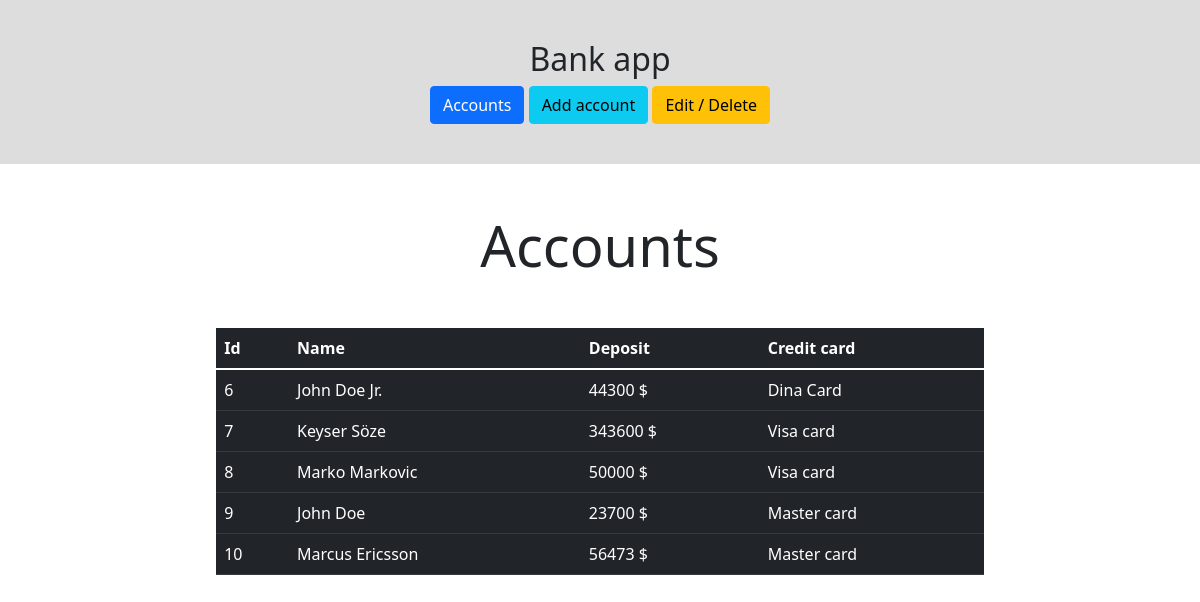
The page / on the database its author committed.
### tables this page shows
CREATE TABLE IF NOT EXISTS `accounts` (
  `id` int NOT NULL AUTO_INCREMENT,
  `name` varchar(255) NOT NULL,
  `deposit` text NOT NULL,
  `credit_card` varchar(255) NOT NULL,
  PRIMARY KEY (`id`)
);

### functions.php (called while the page is built, shortened)
<?php
function db(){
    $con = mysqli_connect(HOST, USER, PASSWORD, DB_NAME) or die ('Error');
    return $con;
}
function accounts_view(){
    $sql = "SELECT id,name,deposit,credit_card FROM accounts ORDER BY id ASC ";
    $query = mysqli_query(db(), $sql);
    $result = mysqli_fetch_all($query, MYSQLI_ASSOC);
    return $result;
}

### index.php (the view)
<?php require 'partials/header.php'; ?>
   <?php $accounts = accounts_view(); ?>
        <div class="row accountsView">
            <div class="col-10 offset-1">
                <h3 class="display-4 text-center my-5">Accounts</h3>
                <div class="row">
                    <div class="col-10 offset-1">
                        <table class="table table-dark table-hover">
                            <thead>
                                <tr>
                                    <th>Id</th>
                                    <th>Name</th>
                                    <th>Deposit</th>
                                    <th>Credit card</th>
                                </tr>
                            </thead>
                            <tbody>
                            <?php foreach ($accounts as $account): ?>
                                <tr>
                                    <td><?php echo $account['id']; ?></td>
                                    <td><?php echo $account['name']; ?></td>
                                    <td><?php echo $account['deposit']; ?></td>
                                    <td><?php echo $account['credit_card']; ?></td>
                                </tr>
                            <?php endforeach; ?>
                            </tbody>
                        </table>
                    </div>
                </div>
            </div>
        </div>
<?php require 'partials/footer.php'; ?>

### partials/header.php (shortened to what this page needs)
<?php require 'functions.php'; ?>
<!DOCTYPE html>
<html lang="en">
<head>
    <link rel="stylesheet" href="https://cdnjs.cloudflare.com/ajax/libs/font-awesome/6.0.0-beta3/css/all.min.css"
 />
    <link href="https://cdn.jsdelivr.net/npm/bootstrap@5.1.3/dist/css/bootstrap.min.css" rel="stylesheet"
>
    <link rel="stylesheet" href="main.css">
</head>
<body>
<div class="jumbotron text-center">
        <h2>Bank app</h2>
        <a href="index.php" class="btn btn-primary">Accounts</a>
        <a href="add_account_view.php" class="btn btn-info">Add account</a>
        <a href="edit_delete_view.php" class="btn btn-warning">Edit / Delete</a>
    </div>
    <div class="container">

### partials/footer.php
</div>
</body>
</html>

### main.css (style rules this page uses)
.jumbotron { padding: 40px; background-color: #ddd; }

### rows shown on the page
accounts: id "6", name "John Doe Jr.", deposit "44300 $", credit_card "Dina Card"
accounts: id "7", name "Keyser Söze", deposit "343600 $", credit_card "Visa card"
accounts: id "8", name "Marko Markovic", deposit "50000 $", credit_card "Visa card"
accounts: id "9", name "John Doe", deposit "23700 $", credit_card "Master card"
accounts: id "10", name "Marcus Ericsson", deposit "56473 $", credit_card "Master card"
